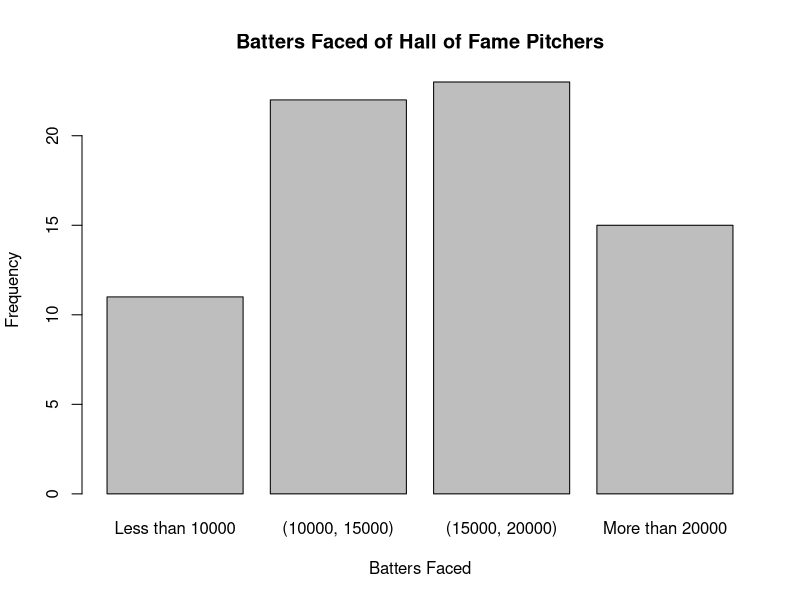
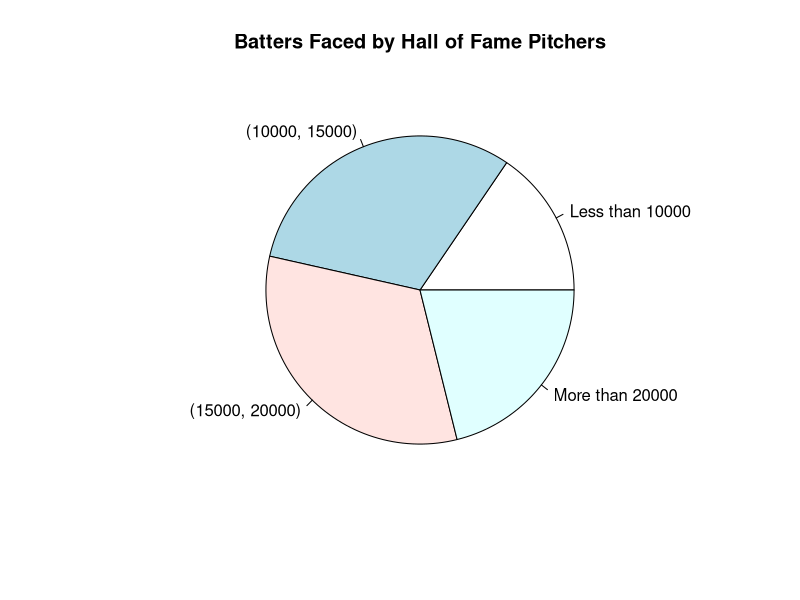

Generate these figures, in order, with R:
#####################################################
#
# Exercise 3.1: Hall of Fame Pitching Dataset
#
# Needs the hofpitching.csv, the original can be found
# at https://github.com/maxtoki/baseball_R. However,
# I have provided an updated version to reflect the 
# 2014 hall of fame inductees. 
# It is located in the data folder
#
#####################################################
# Setting up for the Exercise
  hofpitching <- read.csv("hofpitching.csv")
  hofpitching$BF.group <- with(hofpitching,
      cut(BF, c(0, 10000, 15000, 20000, 30000),
      labels=c("Less than 10000", "(10000, 15000)",
              "(15000, 20000)", "More than 20000")))
# Part(A): Create frequency table of BF.group using the table function
  T.BF.group <- table(hofpitching$BF.group)
  T.BF.group

# Part(B): Create bargraph from the output of (A)
  barplot(table(hofpitching$BF.group),
          xlab="Batters Faced", ylab="Frequency",
          main="Batters Faced of Hall of Fame Pitchers")

# Part(C): Create pie graph of the BF.group variable
  pie(table(hofpitching$BF.group),
      main="Batters Faced by Hall of Fame Pitchers")
